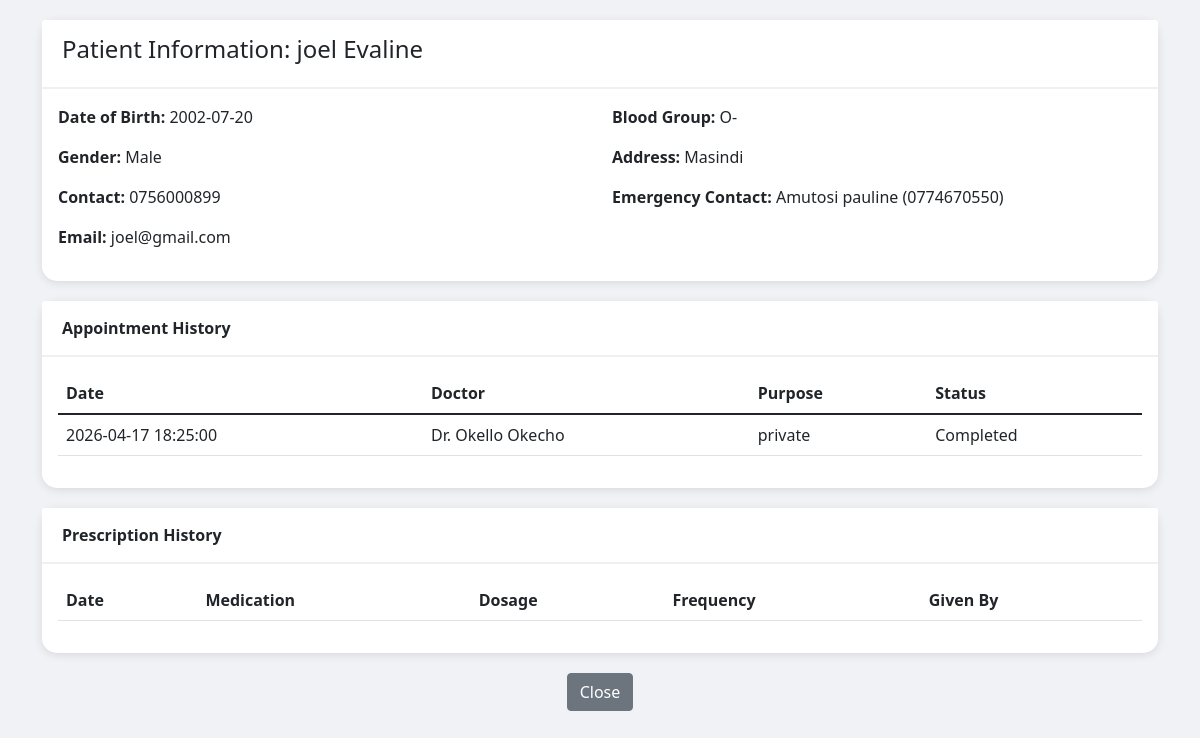
The page /try/doctor_view_patient.php?id=1 on the database its author committed.
### tables this page shows
CREATE TABLE `patient` (
  `PatientID` int(11) NOT NULL,
  `FirstName` varchar(50) NOT NULL,
  `LastName` varchar(50) NOT NULL,
  `DateOfBirth` date NOT NULL,
  `Gender` enum('Male','Female','Other') NOT NULL,
  `ContactNo` varchar(20) NOT NULL,
  `Email` varchar(100) DEFAULT NULL,
  `Username` varchar(50) DEFAULT NULL,
  `Password` varchar(255) DEFAULT NULL,
  `LastLogin` datetime DEFAULT NULL,
  `Address` text DEFAULT NULL,
  `BloodGroup` varchar(5) DEFAULT NULL,
  `EmergencyContactName` varchar(100) DEFAULT NULL,
  `EmergencyContactNo` varchar(20) DEFAULT NULL,
  `RegistrationDate` date NOT NULL,
  `IsActive` tinyint(1) DEFAULT 1,
  `CreatedAt` timestamp NOT NULL DEFAULT current_timestamp(),
  `PrescriptionLockedBy` varchar(20) DEFAULT NULL,
  `LastPrescriptionDate` datetime DEFAULT NULL,
  `LastPrescribedBy` enum('Doctor','Nurse') DEFAULT NULL
);

CREATE TABLE `appointment` (
  `AppointmentID` int(11) NOT NULL,
  `PatientID` int(11) NOT NULL,
  `DoctorID` int(11) NOT NULL,
  `PatientTreatmentID` int(11) DEFAULT NULL,
  `AppointmentDateTime` datetime NOT NULL,
  `DurationMinutes` int(11) NOT NULL DEFAULT 30 CHECK (`DurationMinutes` between 15 and 240),
  `Status` enum('Scheduled','CheckedIn','InProgress','Completed','Cancelled','NoShow') DEFAULT 'Scheduled',
  `Purpose` text DEFAULT NULL,
  `Notes` text DEFAULT NULL,
  `CreatedAt` timestamp NOT NULL DEFAULT current_timestamp()
);

### try/doctor_view_patient.php (the view, shortened to what this page needs)
<?php
require_once 'db_config.php';
$patient_id = $_GET['id'];
$patient = $conn->query("SELECT * FROM Patient WHERE PatientID = $patient_id")->fetch_assoc();
$appointments = $conn->query("
    SELECT a.*, CONCAT(d.FirstName, ' ', d.LastName) as DoctorName
    FROM Appointment a
    JOIN Doctor d ON a.DoctorID = d.DoctorID
    WHERE a.PatientID = $patient_id
    ORDER BY a.AppointmentDateTime DESC
");
?>
<!DOCTYPE html>
<html>
<head>
    <link href="https://cdn.jsdelivr.net/npm/bootstrap@5.1.3/dist/css/bootstrap.min.css" rel="stylesheet">
</head>
<body>
    <div class="container">
        <div class="card">
            <div class="card-header">
                <h4>Patient Information: <?php echo $patient['FirstName'] . ' ' . $patient['LastName']; ?></h4>
            </div>
            <div class="card-body">
                <div class="row">
                    <div class="col-md-6">
                        <p><strong>Date of Birth:</strong> <?php echo $patient['DateOfBirth']; ?></p>
                        <p><strong>Gender:</strong> <?php echo $patient['Gender']; ?></p>
                        <p><strong>Contact:</strong> <?php echo $patient['ContactNo']; ?></p>
                        <p><strong>Email:</strong> <?php echo $patient['Email'] ?: 'Not provided'; ?></p>
                    </div>
                    <div class="col-md-6">
                        <p><strong>Blood Group:</strong> <?php echo $patient['BloodGroup'] ?: 'Not recorded'; ?></p>
                        <p><strong>Address:</strong> <?php echo nl2br($patient['Address'] ?: 'Not provided'); ?></p>
                        <p><strong>Emergency Contact:</strong> <?php echo $patient['EmergencyContactName'] ?: 'N/A'; ?> (<?php echo $patient['EmergencyContactNo'] ?: 'N/A'; ?>)</p>
                    </div>
                </div>
            </div>
        </div>
        <div class="card">
            <div class="card-header">Appointment History</div>
            <div class="card-body">
                <table class="table">
                    <thead>
                        <tr><th>Date</th><th>Doctor</th><th>Purpose</th><th>Status</th></tr>
                    </thead>
                    <tbody>
                        <?php while($row = $appointments->fetch_assoc()): ?>
                        <tr>
                            <td><?php echo $row['AppointmentDateTime']; ?></td>
                            <td>Dr. <?php echo $row['DoctorName']; ?></td>
                            <td><?php echo $row['Purpose'] ?: '-'; ?></td>
                            <td><?php echo $row['Status']; ?></td>
                        </tr>
                        <?php endwhile; ?>
                    </tbody>
                </table>
            </div>
        </div>
        <div class="card">
            <div class="card-header">Prescription History</div>
            <div class="card-body">
                <table class="table">
                    <thead>
                        <tr><th>Date</th><th>Medication</th><th>Dosage</th><th>Frequency</th><th>Given By</th></tr>
                    </thead>
                </table>
            </div>
        </div>
        <div class="text-center">
            <button class="btn btn-secondary" onclick="window.close()">Close</button>
        </div>
    </div>
</body>
</html>

### try/doctor_view_patient.php (style rules this page uses)
body { background: #f0f2f5; padding: 20px; }
.card { border: none; border-radius: 15px; box-shadow: 0 2px 10px rgba(0,0,0,0.1); margin-bottom: 20px; }
.card-header { background: white; border-bottom: 2px solid #f0f0f0; padding: 15px 20px; font-weight: bold; }

### rows shown on the page
patient: FirstName "joel", LastName "Evaline", DateOfBirth "2002-07-20", Gender "Male", ContactNo "0756000899", Email "joel@gmail.com", BloodGroup "O-", Address "Masindi", EmergencyContactName "Amutosi pauline", EmergencyContactNo "0774670550"
appointment: AppointmentDateTime "2026-04-17 18:25:00", DoctorName "Okello Okecho", Purpose "private", Status "Completed"
